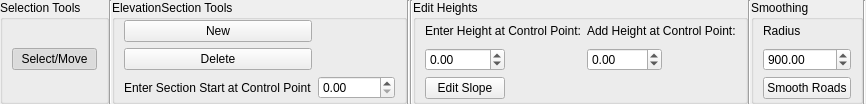
<?xml version="1.0" encoding="UTF-8"?>
<ui version="4.0">
 <class>ElevationRibbon</class>
 <widget class="QWidget" name="ElevationRibbon">
  <property name="geometry">
   <rect>
    <x>0</x>
    <y>0</y>
    <width>840</width>
    <height>103</height>
   </rect>
  </property>
  <property name="minimumSize">
   <size>
    <width>0</width>
    <height>0</height>
   </size>
  </property>
  <property name="windowTitle">
   <string>Form</string>
  </property>
  <layout class="QHBoxLayout" name="horizontalLayout">
   <property name="spacing">
    <number>0</number>
   </property>
   <property name="leftMargin">
    <number>0</number>
   </property>
   <property name="topMargin">
    <number>0</number>
   </property>
   <property name="rightMargin">
    <number>0</number>
   </property>
   <property name="bottomMargin">
    <number>0</number>
   </property>
   <item>
    <widget class="QGroupBox" name="selectionBox">
     <property name="title">
      <string>Selection Tools</string>
     </property>
     <layout class="QGridLayout" name="gridLayout_6">
      <property name="topMargin">
       <number>0</number>
      </property>
      <property name="bottomMargin">
       <number>2</number>
      </property>
      <item row="1" column="0">
       <widget class="QPushButton" name="select">
        <property name="text">
         <string>Select/Move</string>
        </property>
        <property name="checkable">
         <bool>true</bool>
        </property>
        <property name="checked">
         <bool>true</bool>
        </property>
       </widget>
      </item>
     </layout>
    </widget>
   </item>
   <item>
    <widget class="Line" name="line_type">
     <property name="orientation">
      <enum>Qt::Vertical</enum>
     </property>
    </widget>
   </item>
   <item>
    <widget class="QGroupBox" name="elevationBox">
     <property name="minimumSize">
      <size>
       <width>0</width>
       <height>0</height>
      </size>
     </property>
     <property name="title">
      <string>ElevationSection Tools</string>
     </property>
     <property name="checkable">
      <bool>false</bool>
     </property>
     <layout class="QGridLayout" name="gridLayout_3">
      <property name="topMargin">
       <number>0</number>
      </property>
      <property name="bottomMargin">
       <number>2</number>
      </property>
      <item row="2" column="0">
       <widget class="QPushButton" name="elevationDelete">
        <property name="text">
         <string>Delete</string>
        </property>
        <property name="checkable">
         <bool>true</bool>
        </property>
        <property name="checked">
         <bool>false</bool>
        </property>
       </widget>
      </item>
      <item row="1" column="0">
       <widget class="QPushButton" name="elevationAdd">
        <property name="text">
         <string>New</string>
        </property>
        <property name="checkable">
         <bool>true</bool>
        </property>
        <property name="checked">
         <bool>false</bool>
        </property>
       </widget>
      </item>
      <item row="3" column="0">
       <widget class="QLabel" name="label_4">
        <property name="text">
         <string>Enter Section Start at Control Point</string>
        </property>
       </widget>
      </item>
      <item row="3" column="1">
       <widget class="QDoubleSpinBox" name="startEdit">
        <property name="maximum">
         <double>10000.000000000000000</double>
        </property>
       </widget>
      </item>
     </layout>
    </widget>
   </item>
   <item>
    <widget class="Line" name="line_type_2">
     <property name="orientation">
      <enum>Qt::Vertical</enum>
     </property>
    </widget>
   </item>
   <item>
    <widget class="Line" name="line">
     <property name="orientation">
      <enum>Qt::Vertical</enum>
     </property>
    </widget>
   </item>
   <item>
    <widget class="QGroupBox" name="heightBox">
     <property name="title">
      <string>Edit Heights</string>
     </property>
     <layout class="QGridLayout" name="gridLayout">
      <property name="topMargin">
       <number>0</number>
      </property>
      <property name="bottomMargin">
       <number>2</number>
      </property>
      <item row="0" column="0" colspan="2">
       <widget class="QLabel" name="label_2">
        <property name="text">
         <string>Enter Height at Control Point:</string>
        </property>
       </widget>
      </item>
      <item row="1" column="2">
       <widget class="QDoubleSpinBox" name="iHeightEdit">
        <property name="minimum">
         <double>-1000.000000000000000</double>
        </property>
        <property name="maximum">
         <double>1000.000000000000000</double>
        </property>
       </widget>
      </item>
      <item row="0" column="2" colspan="2">
       <widget class="QLabel" name="label_3">
        <property name="text">
         <string>Add Height at Control Point:</string>
        </property>
       </widget>
      </item>
      <item row="1" column="0">
       <widget class="QDoubleSpinBox" name="heightEdit">
        <property name="minimum">
         <double>-1000.000000000000000</double>
        </property>
        <property name="maximum">
         <double>8000.000000000000000</double>
        </property>
        <property name="value">
         <double>0.000000000000000</double>
        </property>
       </widget>
      </item>
      <item row="2" column="0">
       <widget class="QPushButton" name="slopeEdit">
        <property name="text">
         <string>Edit Slope</string>
        </property>
        <property name="checkable">
         <bool>true</bool>
        </property>
       </widget>
      </item>
     </layout>
    </widget>
   </item>
   <item>
    <widget class="Line" name="line_2">
     <property name="orientation">
      <enum>Qt::Vertical</enum>
     </property>
    </widget>
   </item>
   <item>
    <widget class="QGroupBox" name="smoothBox">
     <property name="title">
      <string>Smoothing</string>
     </property>
     <layout class="QGridLayout" name="gridLayout_2">
      <property name="leftMargin">
       <number>9</number>
      </property>
      <property name="topMargin">
       <number>0</number>
      </property>
      <property name="rightMargin">
       <number>9</number>
      </property>
      <property name="bottomMargin">
       <number>2</number>
      </property>
      <item row="3" column="1">
       <widget class="QPushButton" name="elevationSmooth">
        <property name="text">
         <string>Smooth Roads</string>
        </property>
        <property name="checkable">
         <bool>true</bool>
        </property>
       </widget>
      </item>
      <item row="2" column="1">
       <widget class="QDoubleSpinBox" name="radiusEdit">
        <property name="minimum">
         <double>0.000000000000000</double>
        </property>
        <property name="maximum">
         <double>1000.000000000000000</double>
        </property>
        <property name="value">
         <double>900.000000000000000</double>
        </property>
       </widget>
      </item>
      <item row="1" column="1">
       <widget class="QLabel" name="label">
        <property name="text">
         <string>Radius</string>
        </property>
       </widget>
      </item>
     </layout>
    </widget>
   </item>
   <item>
    <widget class="Line" name="line_3">
     <property name="orientation">
      <enum>Qt::Vertical</enum>
     </property>
    </widget>
   </item>
   <item>
    <spacer name="horizontalSpacer">
     <property name="orientation">
      <enum>Qt::Horizontal</enum>
     </property>
     <property name="sizeHint" stdset="0">
      <size>
       <width>40</width>
       <height>20</height>
      </size>
     </property>
    </spacer>
   </item>
  </layout>
 </widget>
 <resources/>
 <connections/>
</ui>
